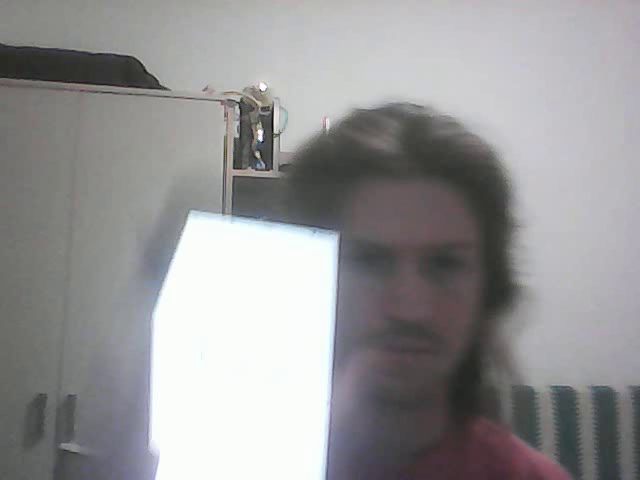
#> input picture frame 27 of live_result/processed_live_video.mp4, 640 x 480 px, given in place of the camera
$ python test_camera.py
#> lines starting #> are read from the running program, lines starting #| are printed output that depends on the picture
import cv2
import numpy as np
import pandas as pd


def calibrate_camera():
    # Camera calibration function (to be filled with your calibration routine)
    # This is a placeholder example using hypothetical values
    camera_matrix = np.array([[1000, 0, 320], [0, 1000, 240], [0, 0, 1]], dtype=np.float32)
    dist_coeffs = np.array([0.1, -0.05, 0.001, 0.0, 0.0], dtype=np.float32)
    return camera_matrix, dist_coeffs


# Load the log file
log_path = 'Autonomous_robots_Ex2/Tello-Semi-Autonomous-main/Tello-Semi-Autonomous-main/Qualification Stage/challengeA/first/log1.csv'
log_data = pd.read_csv(log_path)
#> (reads Tello-Semi-Autonomous-main/Tello-Semi-Autonomous-main/ChallengeA_Solution/first/log1.csv from the repository)

# Calibrate camera
camera_matrix, dist_coeffs = calibrate_camera()

# Aruco dictionary and detector parameters
aruco_dict = cv2.aruco.Dictionary_get(cv2.aruco.DICT_4X4_100)
parameters = cv2.aruco.DetectorParameters_create()
parameters.adaptiveThreshConstant = 7
parameters.minMarkerPerimeterRate = 0.03
parameters.maxMarkerPerimeterRate = 4.0
parameters.polygonalApproxAccuracyRate = 0.05

# Capture live video from the camera
cap = cv2.VideoCapture(0)

# Output video settings
output_video_path = '/live_result/processed_live_video.mp4'
fourcc = cv2.VideoWriter_fourcc(*'mp4v')
out = cv2.VideoWriter(output_video_path, fourcc, 20.0, (int(cap.get(3)), int(cap.get(4))))

# Data storage for CSV
csv_data = []

# Process each frame in the live video
frame_idx = 0
while cap.isOpened():
    ret, frame = cap.read()
#> frame is the input picture: shape (480, 640, 3); mean B, G, R 150.6, 149.3, 150.3
    if not ret:
        break

    if frame_idx >= len(log_data):
        print("Log data exhausted.")
        break

    log_entry = log_data.iloc[frame_idx]

    # Assuming the columns are named 'Yaw', 'Height', 'Pitch', 'Roll'
    yaw, height, pitch, roll = log_entry['Yaw'], log_entry['height'], log_entry['pitch'], log_entry['roll']

    # Pre-process the frame
    gray = cv2.cvtColor(frame, cv2.COLOR_BGR2GRAY)
    gray = cv2.equalizeHist(gray)  # Improve contrast
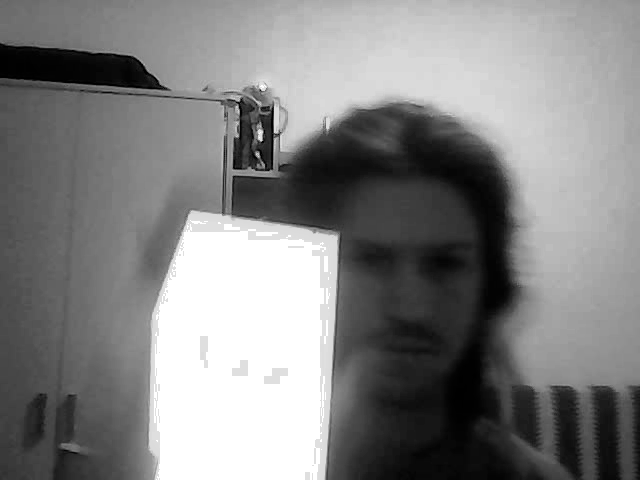
#> gray: shape (480, 640); min 0, max 255, mean 130.1

    # Detect markers
    corners, ids, _ = cv2.aruco.detectMarkers(gray, aruco_dict, parameters=parameters)
#> corners = (); ids = None

    if ids is not None:
        rvecs, tvecs, _ = cv2.aruco.estimatePoseSingleMarkers(corners, 0.19, camera_matrix, dist_coeffs)
        for i in range(len(ids)):
            aruco_id = ids[i][0]
            tvec = tvecs[i].flatten()
            distance = np.linalg.norm(tvec)

            # Create the rotation matrix from the rotation vector
            rmat, _ = cv2.Rodrigues(rvecs[i])
            # Create the projection matrix
            projection_matrix = np.hstack((rmat, tvec.reshape(-1, 1)))
            _, _, _, _, _, _, euler_angles = cv2.decomposeProjectionMatrix(projection_matrix)
            yaw, pitch, roll = euler_angles.flatten()

            # QR 2D coordinates
            qr_2d = corners[i][0].tolist()
            left_up = tuple(map(int, qr_2d[0]))
            right_up = tuple(map(int, qr_2d[1]))
            right_down = tuple(map(int, qr_2d[2]))
            left_down = tuple(map(int, qr_2d[3]))

            # Draw rectangle and ID on the frame
            cv2.polylines(frame, [np.int32(qr_2d)], True, (0, 255, 0), 2)
            cv2.putText(frame, str(aruco_id), left_up, cv2.FONT_HERSHEY_SIMPLEX, 0.5, (0, 255, 0), 2, cv2.LINE_AA)

            # Store CSV data
            csv_data.append({
                'Frame ID': frame_idx,
                'QR id': aruco_id,
                'QR 2D': f"{left_up},{right_up},{right_down},{left_down}",
                'QR 3D': f"dist: {distance}, yaw: {yaw}, pitch: {pitch}, roll: {roll}"
            })

    # Write the frame to the output video
    out.write(frame)

    # Display the frame in real-time
    cv2.imshow('Live Video', frame)

    if cv2.waitKey(1) & 0xFF == ord('q'):
#> (key q is pressed here)
        break

    frame_idx += 1

cap.release()
out.release()
cv2.destroyAllWindows()

# Save results to CSV
result_df = pd.DataFrame(csv_data)
result_df.to_csv(
    'C:/projects/Atumic Robots/Ex2/Autonomous_robots_Ex2/live_result/drone_route_with_aruco_locations.csv',
    index=False)

print("Processing complete. Results saved to 'drone_route_with_aruco_locations.csv' and the processed video.")
